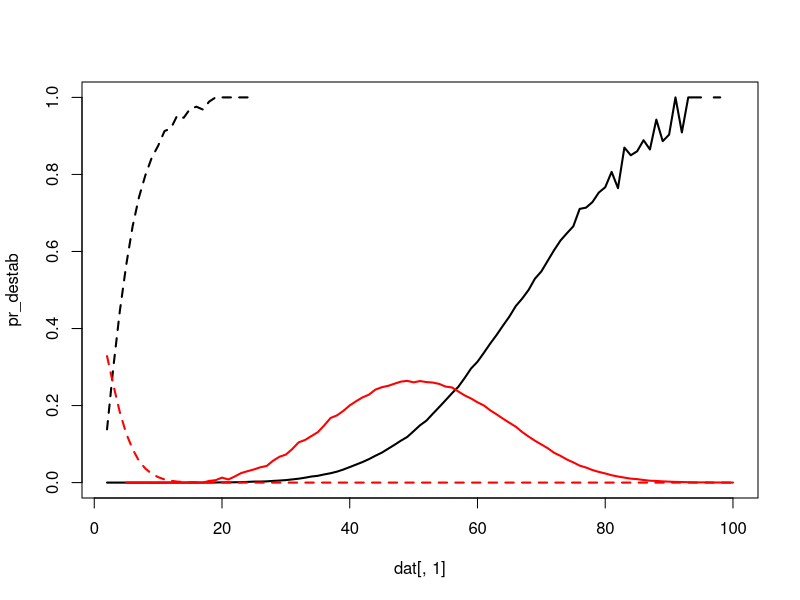
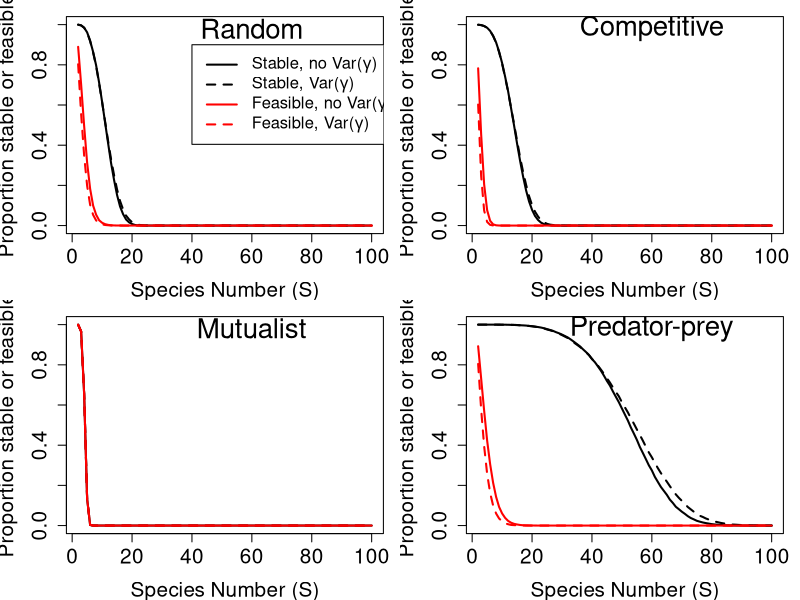
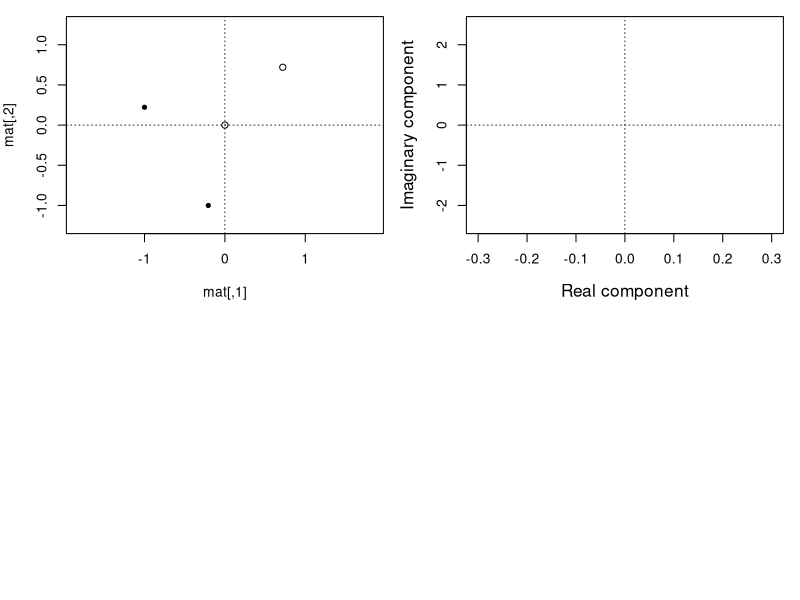

Reproduce these figures in R, in order. (Note: this script raises an error after producing the figures.)

plot_eigen_c <- function(eigen_list, xlim = c(-2000, 500), ylim = c(-800, 800)){
    coords1 <- expand.grid(real = xlim[1]:xlim[2], imag = ylim[1]:ylim[2]);
    coords2 <- expand.grid(real = xlim[1]:xlim[2], imag = ylim[1]:ylim[2]);
    heat1   <- rep(0, length = dim(coords1)[1]);
    heat2   <- rep(0, length = dim(coords2)[1]);
    el1     <- eigen_list$eig_1;
    el2     <- eigen_list$eig_2;
    for(i in 1:dim(coords1)[1]){
        rightRe1  <- el1[,1] == coords1[i,1];
        rightIm1  <- el1[,2] == coords1[i,2];
        heat1[i]  <- sum(rightRe1 == TRUE & rightIm1 == TRUE);
        rightRe2  <- el2[,1] == coords2[i,1];
        rightIm2  <- el2[,2] == coords2[i,2];
        heat2[i]  <- sum(rightRe2 == TRUE & rightIm2 == TRUE);
        if(i %% 5000 == 0){
            pct <- round((i / dim(coords1)[1]) * 100, digits = 2);
            print(paste(pct, "percent complete"));
        }
    }
    pl1 <- cbind(coords1, heat1);
    pl2 <- cbind(coords2, heat2);
    return(list(A1 = pl1, A2 = pl2));
}

eigen_cloud <- function(nn, iters, int_type = 0, rmx = 0.4, eps_max = 999){
    e_coord1 <- NULL;
    e_coord2 <- NULL;
    iter     <- iters;
    while(iter > 0){
        A1_dat   <- rnorm(n = nn * nn, mean = 0, sd = 0.4);
        A1       <- matrix(data = A1_dat, nrow = nn, ncol = nn);
        A1       <- species_interactions(mat = A1, type = int_type);
        diag(A1) <- -1;
        epsil    <- runif(n = nn, min = 1, max = eps_max);
        eps_dat  <- rep(x = epsil, times = nn);
        eps_mat  <- matrix(data = epsil, nrow = nn, ncol = nn, 
                          byrow = FALSE);
        avg_mat  <- matrix(data = mean(1:eps_max), nrow = nn, ncol = nn, 
                           byrow = FALSE);
        A2       <- A1 * eps_mat;
        A1       <- A1 * avg_mat;
        Re_A1    <- Re(eigen(A1)$values);
        Im_A1    <- Im(eigen(A1)$values);
        Re_A2    <- Re(eigen(A2)$values);
        Im_A2    <- Im(eigen(A2)$values);
        e_coord1 <- rbind(e_coord1, cbind(Re_A1, Im_A1));
        e_coord2 <- rbind(e_coord2, cbind(Re_A2, Im_A2));
        iter     <- iter - 1;
    }
    e_coord1 <- round(e_coord1);
    e_coord2 <- round(e_coord2);
    return(list(eig_1 = e_coord1, eig_2 = e_coord2));
}    
    
rand_gen_var <- function(max_sp, iters, int_type = 0, rmx = 0.4, eps_max = 999){
    tot_res <- NULL;
    fea_res <- NULL;
    nea_res <- NULL;
    for(i in 2:max_sp){
        nn             <- i;
        A1_stt         <- 0;
        A2_stt         <- 0;
        A1_fet         <- 0;
        A2_fet         <- 0;
        iter           <- iters;
        tot_res[[i-1]] <- matrix(data = 0, nrow = iter, ncol = 2);
        fea_res[[i-1]] <- matrix(data = 0, nrow = iter, ncol = 2);
        nea_res[[i-1]] <- matrix(data = 0, nrow = iter, ncol = 2);
        while(iter > 0){
            r_vec    <- rnorm(n = nn, mean = 0, sd = rmx);
            A1_dat   <- rnorm(n = nn * nn, mean = 0, sd = 0.4);
            A1       <- matrix(data = A1_dat, nrow = nn, ncol = nn);
            A1       <- species_interactions(mat = A1, type = int_type);
            diag(A1) <- -1;
            epsil    <- runif(n = nn, min = 1, max = eps_max);
            eps_dat  <- rep(x = epsil, times = nn);
            eps_mat  <- matrix(data = epsil, nrow = nn, ncol = nn, 
                               byrow = FALSE);
            avg_mat  <- matrix(data = mean(1:eps_max), nrow = nn, ncol = nn, 
                               byrow = FALSE);
            A2       <- A1 * eps_mat;
            A1       <- A1 * avg_mat;
            #r_vec    <- r_vec * epsil / 100;
            A1_stb   <- max(Re(eigen(A1)$values)) < 0;
            A2_stb   <- max(Re(eigen(A2)$values)) < 0;
            A1_fea   <- min(-1*solve(A1) %*% r_vec) > 0;
            A2_fea   <- min(-1*solve(A2) %*% r_vec) > 0;
            A1_nea   <- max(-1*solve(A1) %*% r_vec) < 0;
            A2_nea   <- max(-1*solve(A2) %*% r_vec) < 0;
            if(A1_stb == TRUE){
                tot_res[[i-1]][iter, 1] <- 1;
            }
            if(A2_stb == TRUE){
                tot_res[[i-1]][iter, 2] <- 1;
            }
            if(A1_fea == TRUE){
                fea_res[[i-1]][iter, 1] <- 1;
            }
            if(A2_fea == TRUE){
                fea_res[[i-1]][iter, 2] <- 1;
            }
            if(A1_nea == TRUE){
                nea_res[[i-1]][iter, 1] <- 1;
            }
            if(A2_nea == TRUE){
                nea_res[[i-1]][iter, 2] <- 1;
            }
            iter    <- iter - 1;
        }
        print(i);
    }
    all_res <- summarise_randmat(tot_res = tot_res, fea_res = fea_res, 
                                 nea_res = nea_res);
    return(all_res);
}


species_interactions <- function(mat, type = 0){
    if(type == 1){
        mat[mat > 0] <- -1*mat[mat > 0];
    }
    if(type == 2){
        mat[mat < 0] <- -1*mat[mat < 0];
    }
    if(type == 3){
        for(i in 1:dim(mat)[1]){
            for(j in 1:dim(mat)[2]){
                if(mat[i, j] * mat[j, i] > 0){
                    mat[j, i] <- -1 * mat[j, i];
                }
            }
        }
    }
    return(mat);
}


summarise_randmat <- function(tot_res, fea_res, nea_res){
    sims    <- length(tot_res);
    all_res <- matrix(data = 0, nrow = sims, ncol = 13);
    for(i in 1:sims){
        unstables <- tot_res[[i]][,1] == FALSE & tot_res[[i]][,2] == FALSE;
        stables   <- tot_res[[i]][,1] == TRUE  & tot_res[[i]][,2] == TRUE;
        unstabled <- tot_res[[i]][,1] == TRUE  & tot_res[[i]][,2] == FALSE;
        stabled   <- tot_res[[i]][,1] == FALSE & tot_res[[i]][,2] == TRUE;
        non_feas  <- fea_res[[i]][,1] == FALSE & fea_res[[i]][,2] == FALSE;
        feasibl   <- fea_res[[i]][,1] == TRUE  & fea_res[[i]][,2] == TRUE;
        unfeased  <- fea_res[[i]][,1] == TRUE  & fea_res[[i]][,2] == FALSE;
        feased    <- fea_res[[i]][,1] == FALSE & fea_res[[i]][,2] == TRUE;
        non_neas  <- nea_res[[i]][,1] == FALSE & nea_res[[i]][,2] == FALSE;
        neasibl   <- nea_res[[i]][,1] == TRUE  & nea_res[[i]][,2] == TRUE;
        unneased  <- nea_res[[i]][,1] == TRUE  & nea_res[[i]][,2] == FALSE;
        neased    <- nea_res[[i]][,1] == FALSE & nea_res[[i]][,2] == TRUE;
        all_res[i, 1]  <- i + 1;
        all_res[i, 2]  <- sum(unstables);
        all_res[i, 3]  <- sum(stables);
        all_res[i, 4]  <- sum(unstabled);
        all_res[i, 5]  <- sum(stabled);
        all_res[i, 6]  <- sum(non_feas);
        all_res[i, 7]  <- sum(feasibl);
        all_res[i, 8]  <- sum(unfeased);
        all_res[i, 9]  <- sum(feased);
        all_res[i, 10] <- sum(non_neas);
        all_res[i, 11] <- sum(neasibl);
        all_res[i, 12] <- sum(unneased);
        all_res[i, 13] <- sum(neased);
    }
    return(all_res);
}


# Get:
# (1) proportion stable made unstable
# (2) proportion unstable made stable
# (3) proportion feasible made infeasible
# (4) proportion infeasible made feasible


random      <- read.csv(file = "sim_results/random_community.csv");
competition <- read.csv(file = "sim_results/competitor_community.csv");
mutualism   <- read.csv(file = "sim_results/mutualist_community.csv");
pred_prey   <- read.csv(file = "sim_results/predator_prey_community.csv");



dat <- pred_prey;

pr_destab <- dat[,4] / (dat[,4] + dat[,3]);
pr_stabld <- dat[,5] / (dat[,5] + dat[,2]);
pr_defeas <- dat[,8] / (dat[,8] + dat[,7]);
pr_feased <- dat[,9] / (dat[,9] + dat[,6]);
Sp        <- dat[,1];

plot(dat[,1], pr_destab, type = "l", lwd = 2, ylim = c(0, 1));
points(dat[,1], pr_stabld, type = "l", lwd = 2, col = "red");
points(dat[,1], pr_defeas, type = "l", lwd = 2, col = "black", lty = "dashed");
points(dat[,1], pr_feased, type = "l", lwd = 2, col = "red", lty = "dashed");


pr_destab <- dat[,4] / (dat[,4] + dat[,3]);
pr_stabld <- dat[,5] / (dat[,5] + dat[,2]);
pr_defeas <- dat[,8] / (dat[,8] + dat[,7]);
pr_feased <- dat[,9] / (dat[,9] + dat[,6]);



# ==============================================================================
par(mfrow = c(2, 2), mar = c(4, 4, 1, 1));
# ==============================================================================
dat      <- random;
stab_nov <- dat[,3] + dat[,4];
stab_var <- dat[,3] + dat[,5];
feas_nov <- dat[,7] + dat[,8];
feas_var <- dat[,7] + dat[,9];
plot(x = Sp, y = stab_nov / 100000, type = "l", lwd = 2, ylim = c(0,1),
     cex.lab = 1.5, cex.axis = 1.5, xlab = "Species Number (S)",
     ylab = "Proportion stable or feasible");
points(x = Sp, y = stab_var / 100000, type = "l", lwd = 2, lty = "dashed");
points(x = Sp, y = feas_nov / 100000, type = "l", lwd = 2, col = "red");
points(x = Sp, y = feas_var / 100000, type = "l", lwd = 2, col = "red",
       lty = "dashed");
legend(x = 40, y = 0.9, col = c("black", "black", "red", "red"), cex = 1.2,
       legend = c(expression(paste("Stable, no Var(",gamma,")")),
                             expression(paste("Stable, Var(",gamma,")")),
                             expression(paste("Feasible, no Var(",gamma,")")),
                             expression(paste("Feasible, Var(",gamma,")"))),
       lty = c("solid", "dashed", "solid", "dashed"), lwd = 2);
text(x = 60, y = 0.98, labels = "Random", cex = 2);
# ==============================================================================
dat      <- competition;
stab_nov <- dat[,3] + dat[,4];
stab_var <- dat[,3] + dat[,5];
feas_nov <- dat[,7] + dat[,8];
feas_var <- dat[,7] + dat[,9];
plot(x = Sp, y = stab_nov / 100000, type = "l", lwd = 2, ylim = c(0,1),
     cex.lab = 1.5, cex.axis = 1.5, xlab = "Species Number (S)",
     ylab = "Proportion stable or feasible");
points(x = Sp, y = stab_var / 100000, type = "l", lwd = 2, lty = "dashed");
points(x = Sp, y = feas_nov / 100000, type = "l", lwd = 2, col = "red");
points(x = Sp, y = feas_var / 100000, type = "l", lwd = 2, col = "red",
       lty = "dashed");
text(x = 60, y = 0.98, labels = "Competitive", cex = 2);
# ==============================================================================
dat      <- mutualism;
stab_nov <- dat[,3] + dat[,4];
stab_var <- dat[,3] + dat[,5];
feas_nov <- dat[,7] + dat[,8];
feas_var <- dat[,7] + dat[,9];
plot(x = Sp, y = stab_nov / 100000, type = "l", lwd = 2, ylim = c(0,1),
     cex.lab = 1.5, cex.axis = 1.5, xlab = "Species Number (S)",
     ylab = "Proportion stable or feasible");
points(x = Sp, y = stab_var / 100000, type = "l", lwd = 2, lty = "dashed");
points(x = Sp, y = feas_nov / 100000, type = "l", lwd = 2, col = "red");
points(x = Sp, y = feas_var / 100000, type = "l", lwd = 2, col = "red",
       lty = "dashed");
text(x = 60, y = 0.98, labels = "Mutualist", cex = 2);
# ==============================================================================
dat      <- pred_prey;
stab_nov <- dat[,3] + dat[,4];
stab_var <- dat[,3] + dat[,5];
feas_nov <- dat[,7] + dat[,8];
feas_var <- dat[,7] + dat[,9];
plot(x = Sp, y = stab_nov / 100000, type = "l", lwd = 2, ylim = c(0,1),
     cex.lab = 1.5, cex.axis = 1.5, xlab = "Species Number (S)",
     ylab = "Proportion stable or feasible");
points(x = Sp, y = stab_var / 100000, type = "l", lwd = 2, lty = "dashed");
points(x = Sp, y = feas_nov / 100000, type = "l", lwd = 2, col = "red");
points(x = Sp, y = feas_var / 100000, type = "l", lwd = 2, col = "red",
       lty = "dashed");
text(x = 60, y = 0.98, labels = "Predator-prey", cex = 2);
# ==============================================================================





mat <- matrix(data = rnorm(n = 4, mean = 0, sd = 0.4), nrow = 2);
diag(mat) <- -1;
plot(mat, xlim = c(-0.5, 0.5), ylim = c(-1.25, 1.25), asp = 1, pch = 20)
points(Re(eigen(mat)$vector));
abline(h = 0, lty = "dotted", lwd = 0.8);
abline(v = 0, lty = "dotted", lwd = 0.8);






plot(x = 0, y = 0, type = "n", xlim = c(-0.3, 0.3), ylim = c(-2.5, 2.5),
     xlab = "Real component", ylab = "Imaginary component", cex.lab = 1.25);
abline(h = 0, lty = "dotted", lwd = 0.8);
abline(v = 0, lty = "dotted", lwd = 0.8);

iter     <- 10000;
while(iter > 0){
    mat1       <- matrix(data = rnorm(n = 16, mean = 0, sd = 0.4), nrow = 4);
    diag(mat1) <- -1;
    mat2       <- mat1;
    mat2[1,]   <- mat2[1,] * runif(n = 1, min = 1, max = 1000);
    mat1_e     <- eigen(mat1)$values;
    mat2_e     <- eigen(mat2)$values;
    stab1      <- max(Re(mat1_e)) < 0;
    stab2      <- max(Re(mat2_e)) < 0;
    if(stab1 == TRUE & stab2 == FALSE){
        arrows(x0 = Re(mat1_e), x1 = Re(mat2_e), y0 = Im(mat1_e), y1 = Im(mat2_e),
               length = 0.05, lwd = 2, col = "red");
        #break;
    }
    if(stab1 == FALSE & stab2 == TRUE){
        arrows(x0 = Re(mat1_e), x1 = Re(mat2_e), y0 = Im(mat1_e), y1 = Im(mat2_e),
               length = 0.05, lwd = 2, col = "blue");
        #break;
    }
    iter <- iter - 1;
}



get_rand_eigs <- function(int_type = 0, iter = 1000){
    nn             <- 20;
    eigres         <- matrix(data = 0, ncol = 82, nrow = iter);
    eigres[,1]     <- int_type;
    while(iter > 0){
        r_vec     <- runif(n = nn, min = 1, max = rmx);
        A1_dat    <- rnorm(n = nn * nn, mean = 0, sd = 0.4);
        A1        <- matrix(data = A1_dat, nrow = nn, ncol = nn);
        A1        <- species_interactions(mat = A1, type = int_type);
        diag(A1)  <- -1;
        epsil     <- runif(n = nn, min = 1, max = eps_max);
        eps_dat   <- rep(x = epsil, times = nn);
        eps_mat   <- matrix(data = epsil, nrow = nn, ncol = nn, 
                            byrow = FALSE);
        avg_mat   <- matrix(data = mean(1:eps_max), nrow = nn, ncol = nn, 
                            byrow = FALSE);
        A2        <- A1 * eps_mat;
        A1        <- A1 * avg_mat;
        mat1_e    <- eigen(A1)$values;
        mat2_e    <- eigen(A2)$values;
        real_mat1 <- Re(mat1_e);
        imag_mat1 <- Im(mat1_e);
        real_mat2 <- Re(mat2_e);
        imag_mat2 <- Im(mat2_e);
        stab1     <- max(real_mat1) < 0;
        stab2     <- max(real_mat2) < 0;
        if(stab1 == FALSE & stab2 == FALSE){
            eigres[iter,2] <- 1;
        }
        if(stab1 == TRUE & stab2 == TRUE){
            eigres[iter,2] <- 2;
        }
        if(stab1 == TRUE & stab2 == FALSE){
            eigres[iter,2] <- 3;
        }
        if(stab1 == FALSE & stab2 == TRUE){
            eigres[iter,2] <- 4;
        }
        eigres[iter,3:22]  <- real_mat1;
        eigres[iter,23:42] <- imag_mat1;
        eigres[iter,43:62] <- real_mat2;
        eigres[iter,63:82] <- imag_mat2;
        iter    <- iter - 1;
    }
    return(eigres);
}

plot_eig_set <- function(eigres){
    par(mfrow = c(2,2), mar = c(5, 5, 1, 1));
    x0 <- min(cbind(eigres[,3:22], eigres[,43:62]));
    x1 <- max(cbind(eigres[,3:22], eigres[,43:62]));
    plot(x = 0, y = 0, type = "n", xlim = c(x0, x1), ylim = c(-1500, 1500),
         xlab = "Real component", ylab = "Imaginary component", cex.lab = 1.25);
    abline(h = 0, lty = "dotted", lwd = 0.8);
    abline(v = 0, lty = "dotted", lwd = 0.8);
    if(1 %in% eigres[,2]){
        row <- which(eigres[,2] == 1)[1];
        m1r <- eigres[row,3:22];
        m1i <- eigres[row,23:42];
        m2r <- eigres[row,43:62];
        m2i <- eigres[row,63:82];
        points(x = m1r, y = m1i, pch = 20, cex = 1.5, col = "black");
        points(x = m2r, y = m2i, pch = 20, cex = 1.5, col = "red");
    }
    text(x = x0 + (x1 - x0)*0.2, y = 1500, "Unstable", cex = 1.5);
    plot(x = 0, y = 0, type = "n", xlim = c(x0, x1), ylim = c(-1500, 1500),
         xlab = "Real component", ylab = "Imaginary component", cex.lab = 1.25);
    abline(h = 0, lty = "dotted", lwd = 0.8);
    abline(v = 0, lty = "dotted", lwd = 0.8);
    if(2 %in% eigres[,2]){
        row <- which(eigres[,2] == 2)[1];
        m1r <- eigres[row,3:22];
        m1i <- eigres[row,23:42];
        m2r <- eigres[row,43:62];
        m2i <- eigres[row,63:82];
        points(x = m1r, y = m1i, pch = 20, cex = 1.5, col = "black");
        points(x = m2r, y = m2i, pch = 20, cex = 1.5, col = "red");
    }
    text(x = x0 + (x1 - x0)*0.2, y = 1500, "Stable", cex = 1.5);
    plot(x = 0, y = 0, type = "n", xlim = c(x0, x1), ylim = c(-1500, 1500),
         xlab = "Real component", ylab = "Imaginary component", cex.lab = 1.25);
    abline(h = 0, lty = "dotted", lwd = 0.8);
    abline(v = 0, lty = "dotted", lwd = 0.8);
    if(3 %in% eigres[,2]){
        row <- which(eigres[,2] == 3)[1];
        m1r <- eigres[row,3:22];
        m1i <- eigres[row,23:42];
        m2r <- eigres[row,43:62];
        m2i <- eigres[row,63:82];
        points(x = m1r, y = m1i, pch = 20, cex = 1.5, col = "black");
        points(x = m2r, y = m2i, pch = 20, cex = 1.5, col = "red");
    }
    text(x = x0 + (x1 - x0)*0.2, y = 1500, "Destabilised", cex = 1.5);
    plot(x = 0, y = 0, type = "n", xlim =c(x0, x1), ylim = c(-1500, 1500),
         xlab = "Real component", ylab = "Imaginary component", cex.lab = 1.25);
    abline(h = 0, lty = "dotted", lwd = 0.8);
    abline(v = 0, lty = "dotted", lwd = 0.8);
    if(4 %in% eigres[,2]){
        row <- which(eigres[,2] == 4)[1];
        m1r <- eigres[row,3:22];
        m1i <- eigres[row,23:42];
        m2r <- eigres[row,43:62];
        m2i <- eigres[row,63:82];
        points(x = m1r, y = m1i, pch = 20, cex = 1.5, col = "black");
        points(x = m2r, y = m2i, pch = 20, cex = 1.5, col = "red");
    }
    text(x = x0 + (x1 - x0)*0.2, y = 1500, "Stabilised", cex = 1.5);
}

get_rand_feas <- function(int_type = 0, iter = 1000){
    nn             <- 20;
    eigres         <- matrix(data = 0, ncol = 42, nrow = iter);
    eigres[,1]     <- int_type;
    while(iter > 0){
        r_vec     <- runif(n = nn, min = 1, max = rmx);
        A1_dat    <- rnorm(n = nn * nn, mean = 0, sd = 0.4);
        A1        <- matrix(data = A1_dat, nrow = nn, ncol = nn);
        A1        <- species_interactions(mat = A1, type = int_type);
        diag(A1)  <- -1;
        avg_mat   <- matrix(data = mean(1:eps_max), nrow = nn, ncol = nn, 
                            byrow = FALSE);
        A1        <- A1 * avg_mat;
        mat1_e    <- eigen(A1)$values;
        real_mat1 <- Re(mat1_e);
        imag_mat1 <- Im(mat1_e);
        stab1     <- max(real_mat1) < 0;
        A1_fea    <- min(-1*solve(A1) %*% r_vec) > 0;
        if(stab1 == TRUE & A1_fea == FALSE){
            eigres[iter,2] <- 1;
        }
        if(stab1 == TRUE & A1_fea == TRUE){
            eigres[iter,2] <- 2;
        }
        eigres[iter,3:22]  <- real_mat1;
        eigres[iter,23:42] <- imag_mat1;
        iter    <- iter - 1;
    }
    return(eigres);
}


plot_feas_set <- function(eigres){
    par(mfrow = c(1,2), mar = c(5, 5, 1, 1));
    x0 <- min(eigres[,3:22]);
    x1 <- max(eigres[,3:22]);
    plot(x = 0, y = 0, type = "n", xlim = c(x0, x1), ylim = c(-1500, 1500),
         xlab = "Real component", ylab = "Imaginary component", cex.lab = 1.25);
    abline(h = 0, lty = "dotted", lwd = 0.8);
    abline(v = 0, lty = "dotted", lwd = 0.8);
    if(1 %in% eigres[,2]){
        row <- which(eigres[,2] == 1)[1];
        m1r <- eigres[row,3:22];
        m1i <- eigres[row,23:42];
        points(x = m1r, y = m1i, pch = 20, cex = 1.5, col = "black");
    }
    text(x = x0 + (x1 - x0)*0.2, y = 1500, "Stable", cex = 1.5);
    plot(x = 0, y = 0, type = "n", xlim = c(x0, x1), ylim = c(-1500, 1500),
         xlab = "Real component", ylab = "Imaginary component", cex.lab = 1.25);
    abline(h = 0, lty = "dotted", lwd = 0.8);
    abline(v = 0, lty = "dotted", lwd = 0.8);
    if(2 %in% eigres[,2]){
        row <- which(eigres[,2] == 2)[1];
        m1r <- eigres[row,3:22];
        m1i <- eigres[row,23:42];
        points(x = m1r, y = m1i, pch = 20, cex = 1.5, col = "black");
    }
    text(x = x0 + (x1 - x0)*0.2, y = 1500, "Feasible", cex = 1.5);
}


eres <- get_rand_eigs(int_type = 0, iter = 10000);
plot_eig_set(eres);






get_var_change <- function(int_type = 0, iter = 1000){
    m_changes      <- NULL;
    nn             <- 20;
    eigres         <- matrix(data = 0, ncol = 82, nrow = iter);
    eigtests       <- matrix(data = 0, nrow = iter, ncol = 21);
    eigres[,1]     <- int_type;
    while(iter > 0){
        r_vec     <- runif(n = nn, min = 1, max = rmx);
        A1_dat    <- rnorm(n = nn * nn, mean = 0, sd = 0.4);
        A1        <- matrix(data = A1_dat, nrow = nn, ncol = nn);
        A1        <- species_interactions(mat = A1, type = int_type);
        diag(A1)  <- -1;
        epsil     <- runif(n = nn, min = 1, max = eps_max);
        eps_dat   <- rep(x = epsil, times = nn);
        eps_mat   <- matrix(data = epsil, nrow = nn, ncol = nn, 
                            byrow = FALSE);
        avg_mat   <- matrix(data = mean(1:eps_max), nrow = nn, ncol = nn, 
                            byrow = FALSE);
        A2        <- A1 * eps_mat;
        A1        <- A1 * avg_mat;
        mat1_e    <- eigen(A1)$values;
        mat2_e    <- eigen(A2)$values;
        real_mat1 <- Re(mat1_e);
        imag_mat1 <- Im(mat1_e);
        real_mat2 <- Re(mat2_e);
        imag_mat2 <- Im(mat2_e);
        stab1     <- max(real_mat1) < 0;
        stab2     <- max(real_mat2) < 0;
        mchange   <- solve(t(A1) %*% A1) %*% t(A1) %*% A2;
        m_changes[[iter]] <- mchange;
        if(stab1 == FALSE & stab2 == FALSE){
            eigres[iter,2]    <- 1;
            eigtests[iter,1]  <- 1;
        }
        if(stab1 == TRUE & stab2 == TRUE){
            eigres[iter,2] <- 2;
            eigtests[iter,1]  <- 2;
        }
        if(stab1 == TRUE & stab2 == FALSE){
            eigres[iter,2] <- 3;
            eigtests[iter,1]  <- 3;
        }
        if(stab1 == FALSE & stab2 == TRUE){
            eigres[iter,2] <- 4;
            eigtests[iter,1]  <- 4;
        }
        eigtests[iter,2:21] <- eigen(mchange)$values;
        eigres[iter,3:22]   <- real_mat1;
        eigres[iter,23:42]  <- imag_mat1;
        eigres[iter,43:62]  <- real_mat2;
        eigres[iter,63:82]  <- imag_mat2;
        iter    <- iter - 1;
    }
    return(list(eigres = eigres, mchanges = m_changes, eigtests = eigtests));
}

plot_var_change <- function(dat){
    eigres   <- dat$eigres;
    mchanges <- dat$mchanges;
    par(mfrow = c(2,2), mar = c(2, 2, 1, 1));
    if(1 %in% eigres[,2]){
        use_it <- which(eigres[,2] == 1)[1];
        plot(mchanges[[use_it]], xlab = "", ylab = "");
        abline(h = 0, lty = "dotted", lwd = 0.8);
        abline(v = 0, lty = "dotted", lwd = 0.8);
    }
    if(2 %in% eigres[,2]){
        use_it <- which(eigres[,2] == 2)[1];
        plot(mchanges[[use_it]], xlab = "", ylab = "");
        abline(h = 0, lty = "dotted", lwd = 0.8);
        abline(v = 0, lty = "dotted", lwd = 0.8);
    }
    if(3 %in% eigres[,2]){
        use_it <- which(eigres[,2] == 3)[1];
        plot(mchanges[[use_it]], xlab = "", ylab = "");
        abline(h = 0, lty = "dotted", lwd = 0.8);
        abline(v = 0, lty = "dotted", lwd = 0.8);
    }
    if(4 %in% eigres[,2]){
        use_it <- which(eigres[,2] == 4)[1];
        plot(mchanges[[use_it]], xlab = "", ylab = "");
        abline(h = 0, lty = "dotted", lwd = 0.8);
        abline(v = 0, lty = "dotted", lwd = 0.8);
    }
}












dat      <- random;


Sp       <- dat[,1];
stab_nov <- dat[,3]  + dat[,4];
stab_var <- dat[,3]  + dat[,5];
feas_nov <- dat[,7]  + dat[,8];
feas_var <- dat[,7]  + dat[,9];
#neas_nov <- dat[,11] + dat[,12];
#neas_var <- dat[,11]  + dat[,13];
plot(x = Sp, y = stab_nov / 100000, type = "l", lwd = 2, ylim = c(0,0.2),
     cex.lab = 1.5, cex.axis = 1.5, xlab = "Species Number (S)",
     ylab = "Proportion stable or feasible");
points(x = Sp, y = stab_var / 100000, type = "l", lwd = 2, lty = "dashed");
points(x = Sp, y = feas_nov / 100000, type = "l", lwd = 2, col = "red");
points(x = Sp, y = feas_var / 100000, type = "l", lwd = 2, col = "red",
       lty = "dashed");
#points(x = Sp, y = neas_nov / 100000, type = "l", lwd = 2, col = "blue");
#points(x = Sp, y = neas_var / 100000, type = "l", lwd = 2, col = "blue",
#       lty = "dashed");
legend(x = 40, y = 0.9, col = c("black", "black", "red", "red"), cex = 1.2,
       legend = c(expression(paste("Stable, no Var(",gamma,")")),
                  expression(paste("Stable, Var(",gamma,")")),
                  expression(paste("Feasible, no Var(",gamma,")")),
                  expression(paste("Feasible, Var(",gamma,")"))),
       lty = c("solid", "dashed", "solid", "dashed"), lwd = 2);
text(x = 60, y = 0.98, labels = "Random", cex = 2);













#===============================================================================







#===============================================================================


rand_gen_var <- function(max_sp, iters, int_type = 0, rmx = 0.4, pr_dev = 1){
    tot_res <- NULL;
    fea_res <- NULL;
    nea_res <- NULL;
    for(i in 1:pr_dev){
        nn             <- max_sp;
        A1_stt         <- 0;
        A2_stt         <- 0;
        iter           <- iters;
        tot_res[[i]]   <- matrix(data = 0, nrow = iter, ncol = 2);
        fea_res[[i]]   <- matrix(data = 0, nrow = iter, ncol = 2);
        nea_res[[i]]   <- matrix(data = 0, nrow = iter, ncol = 2);
        while(iter > 0){
            r_vec    <- rnorm(n = nn, mean = 0, sd = rmx);
            A1_dat   <- rnorm(n = nn * nn, mean = 0, sd = 0.4);
            A1       <- matrix(data = A1_dat, nrow = nn, ncol = nn);
            A1       <- species_interactions(mat = A1, type = int_type);
            diag(A1) <- -1;
            epsil    <- rnorm(n = nn, mean = 0, sd = pr_dev+100);
            eps_mat  <- matrix(data = exp(epsil), nrow = nn, ncol = nn, 
                               byrow = FALSE);
            avg_mat  <- matrix(data = mean(exp(epsil)), nrow = nn, ncol = nn, 
                               byrow = FALSE);
            A2       <- A1 * eps_mat;
            A1       <- A1 * avg_mat;
            A1_stb   <- max(Re(eigen(A1)$values)) < 0;
            A2_stb   <- max(Re(eigen(A2)$values)) < 0;
            if(A1_stb == TRUE){
                tot_res[[i]][iter, 1] <- 1;
            }
            if(A2_stb == TRUE){
                tot_res[[i]][iter, 2] <- 1;
            }
            iter    <- iter - 1;
        }
        print(i);
    }
    all_res <- summarise_randmat(tot_res = tot_res, fea_res = fea_res, 
                                 nea_res = nea_res);
    return(all_res);
}


species_interactions <- function(mat, type = 0){
    if(type == 1){
        mat[mat > 0] <- -1*mat[mat > 0];
    }
    if(type == 2){
        mat[mat < 0] <- -1*mat[mat < 0];
    }
    if(type == 3){
        for(i in 1:dim(mat)[1]){
            for(j in 1:dim(mat)[2]){
                if(mat[i, j] * mat[j, i] > 0){
                    mat[j, i] <- -1 * mat[j, i];
                }
            }
        }
    }
    return(mat);
}


summarise_randmat <- function(tot_res, fea_res, nea_res){
    sims    <- length(tot_res);
    all_res <- matrix(data = 0, nrow = sims, ncol = 9);
    for(i in 1:sims){
        unstables <- tot_res[[i]][,1] == FALSE & tot_res[[i]][,2] == FALSE;
        stables   <- tot_res[[i]][,1] == TRUE  & tot_res[[i]][,2] == TRUE;
        unstabled <- tot_res[[i]][,1] == TRUE  & tot_res[[i]][,2] == FALSE;
        stabled   <- tot_res[[i]][,1] == FALSE & tot_res[[i]][,2] == TRUE;
        non_feas  <- fea_res[[i]][,1] == FALSE & fea_res[[i]][,2] == FALSE;
        feasibl   <- fea_res[[i]][,1] == TRUE  & fea_res[[i]][,2] == TRUE;
        unfeased  <- fea_res[[i]][,1] == TRUE  & fea_res[[i]][,2] == FALSE;
        feased    <- fea_res[[i]][,1] == FALSE & fea_res[[i]][,2] == TRUE;
        all_res[i, 1]  <- i;
        all_res[i, 2]  <- sum(unstables);
        all_res[i, 3]  <- sum(stables);
        all_res[i, 4]  <- sum(unstabled);
        all_res[i, 5]  <- sum(stabled);
        all_res[i, 6]  <- sum(non_feas);
        all_res[i, 7]  <- sum(feasibl);
        all_res[i, 8]  <- sum(unfeased);
        all_res[i, 9]  <- sum(feased);
    }
    return(all_res);
}







###############################################################



rand_gen_var <- function(max_sp, iters, int_type = 0, rmx = 0.4){
  tot_res <- NULL;
  fea_res <- NULL;
  nea_res <- NULL;
  for(i in 2:max_sp){
    nn             <- i;
    A1_stt         <- 0;
    A2_stt         <- 0;
    A1_fet         <- 0;
    A2_fet         <- 0;
    iter           <- iters;
    tot_res[[i-1]] <- matrix(data = 0, nrow = iter, ncol = 2);
    fea_res[[i-1]] <- matrix(data = 0, nrow = iter, ncol = 2);
    nea_res[[i-1]] <- matrix(data = 0, nrow = iter, ncol = 2);
    while(iter > 0){
      r_vec    <- rnorm(n = nn, mean = 0, sd = rmx);
      A1_dat   <- rnorm(n = nn * nn, mean = 0, sd = 0.4);
      A1       <- matrix(data = A1_dat, nrow = nn, ncol = nn);
      A1       <- species_interactions(mat = A1, type = int_type);
      diag(A1) <- -1;
      
      SA1      <- sign(A1);
      Sadj     <- apply(X = -SA1, MARGIN = 1, FUN = sum);
      mnadj    <- 1 - min(Sadj);
      Sadj     <- exp(Sadj + mnadj);

      eps_mat  <- matrix(data = Sadj, nrow = nn, ncol = nn, 
                         byrow = FALSE);
      avg_mat  <- matrix(data = mean(Sadj), nrow = nn, ncol = nn, 
                         byrow = FALSE);
      A2       <- A1 * eps_mat;
      A1       <- A1 * avg_mat;
      A1_stb   <- max(Re(eigen(A1)$values)) < 0;
      A2_stb   <- max(Re(eigen(A2)$values)) < 0;
      #A1_fea   <- min(-1*solve(A1) %*% r_vec) > 0;
      #A2_fea   <- min(-1*solve(A2) %*% r_vec) > 0;
      if(A1_stb == TRUE){
        tot_res[[i-1]][iter, 1] <- 1;
      }
      if(A2_stb == TRUE){
        tot_res[[i-1]][iter, 2] <- 1;
      }
      #if(A1_fea == TRUE){
      #  fea_res[[i-1]][iter, 1] <- 1;
      #}
      #if(A2_fea == TRUE){
      #  fea_res[[i-1]][iter, 2] <- 1;
      #}
      iter    <- iter - 1;
    }
    print(i);
  }
  all_res <- summarise_randmat(tot_res = tot_res, fea_res = fea_res, 
                               nea_res = nea_res);
  return(all_res);
}


species_interactions <- function(mat, type = 0){
  if(type == 1){
    mat[mat > 0] <- -1*mat[mat > 0];
  }
  if(type == 2){
    mat[mat < 0] <- -1*mat[mat < 0];
  }
  if(type == 3){
    for(i in 1:dim(mat)[1]){
      for(j in 1:dim(mat)[2]){
        if(mat[i, j] * mat[j, i] > 0){
          mat[j, i] <- -1 * mat[j, i];
        }
      }
    }
  }
  return(mat);
}


summarise_randmat <- function(tot_res, fea_res, nea_res){
  sims    <- length(tot_res);
  all_res <- matrix(data = 0, nrow = sims, ncol = 13);
  for(i in 1:sims){
    unstables <- tot_res[[i]][,1] == FALSE & tot_res[[i]][,2] == FALSE;
    stables   <- tot_res[[i]][,1] == TRUE  & tot_res[[i]][,2] == TRUE;
    unstabled <- tot_res[[i]][,1] == TRUE  & tot_res[[i]][,2] == FALSE;
    stabled   <- tot_res[[i]][,1] == FALSE & tot_res[[i]][,2] == TRUE;
    non_feas  <- fea_res[[i]][,1] == FALSE & fea_res[[i]][,2] == FALSE;
    feasibl   <- fea_res[[i]][,1] == TRUE  & fea_res[[i]][,2] == TRUE;
    unfeased  <- fea_res[[i]][,1] == TRUE  & fea_res[[i]][,2] == FALSE;
    feased    <- fea_res[[i]][,1] == FALSE & fea_res[[i]][,2] == TRUE;
    all_res[i, 1]  <- i + 1;
    all_res[i, 2]  <- sum(unstables);
    all_res[i, 3]  <- sum(stables);
    all_res[i, 4]  <- sum(unstabled);
    all_res[i, 5]  <- sum(stabled);
    all_res[i, 6]  <- sum(non_feas);
    all_res[i, 7]  <- sum(feasibl);
    all_res[i, 8]  <- sum(unfeased);
    all_res[i, 9]  <- sum(feased);
  }
  return(all_res);
}
















